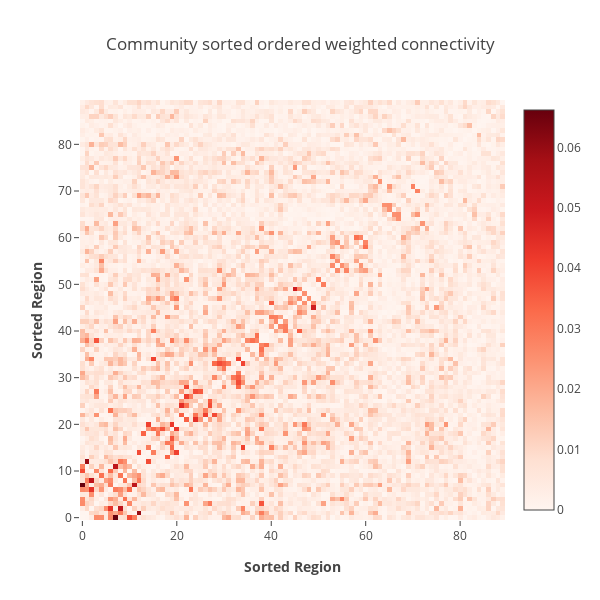

This figure's notebook cell:
### Code cell
ordered_comms = np.array(comms)[avg_thr_wc['L2_LinearSVC']['comm_df'].index]
ordered_reorg_comm_inds = np.array([])
for i, comm in enumerate(ordered_comms):
    ordered_reorg_comm_inds = np.append(ordered_reorg_comm_inds, parcel_names_to_ind(comm, parcel_names))
    if i<11:
        print(f'Community {i+1}: {len(comm)} regions')
ordered_reorg_comm_inds = ordered_reorg_comm_inds.astype(int)

 # plot by communities
fig = go.Figure(layout=dict(
    title='Community sorted ordered weighted connectivity',
    height=600, width=600,
    template='none',
    xaxis=dict(title=dict(text='<b>Sorted Region</b>')),
    yaxis=dict(title=dict(text='<b>Sorted Region</b>'))
))
fig.add_trace(go.Heatmap(
    z=convert_upper_mat(orig_avg_wc)[ordered_reorg_comm_inds][:,ordered_reorg_comm_inds],
    colorscale='Reds'
))
fig.show()

### Figure 1 — Plotly figure (JSON) as saved in the notebook; plotly's stock layout.template omitted (floating-point values rounded to 4 significant figures; data arrays with more than 128 entries replaced by an {"elided": "..."} marker saying what was removed)
{"data": [{"colorscale": [[0, "rgb(255,245,240)"], [0.125, "rgb(254,224,210)"], [0.25, "rgb(252,187,161)"], [0.375, "rgb(252,146,114)"], [0.5, "rgb(251,106,74)"], [0.625, "rgb(239,59,44)"], [0.75, "rgb(203,24,29)"], [0.875, "rgb(165,15,21)"], [1, "rgb(103,0,13)"]], "type": "heatmap", "z": {"elided": "90x90 float values"}}], "layout": {"height": 600, "title": {"text": "Community sorted ordered weighted connectivity"}, "width": 600, "xaxis": {"autorange": true, "range": [-0.5, 89.5], "title": {"text": "<b>Sorted Region</b>"}}, "yaxis": {"autorange": true, "range": [-0.5, 89.5], "title": {"text": "<b>Sorted Region</b>"}}}}
